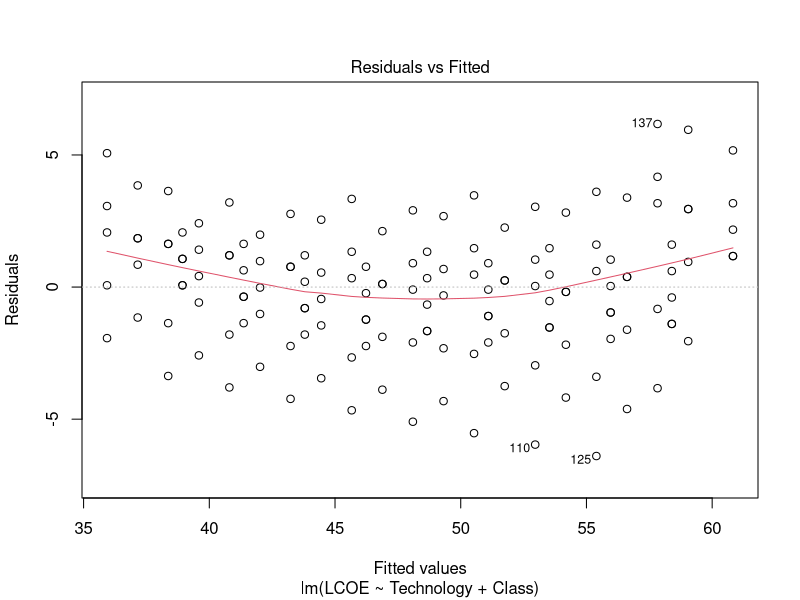
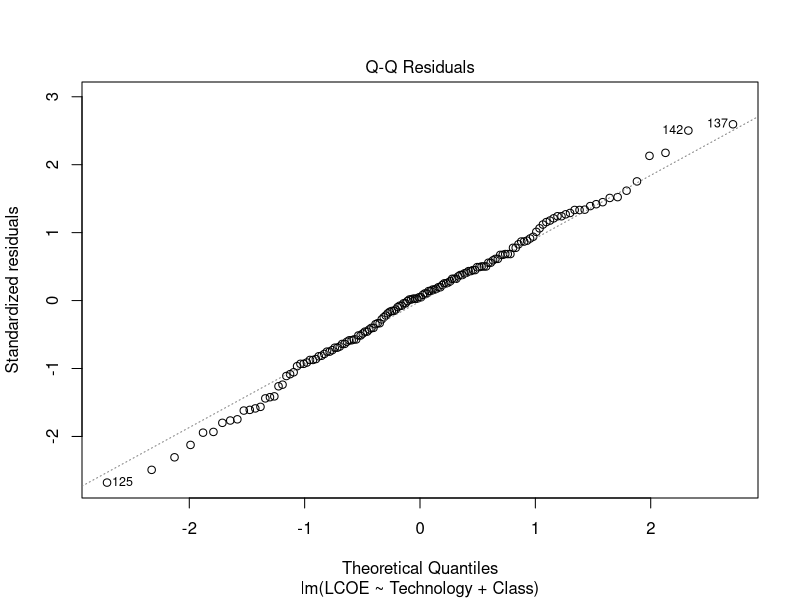
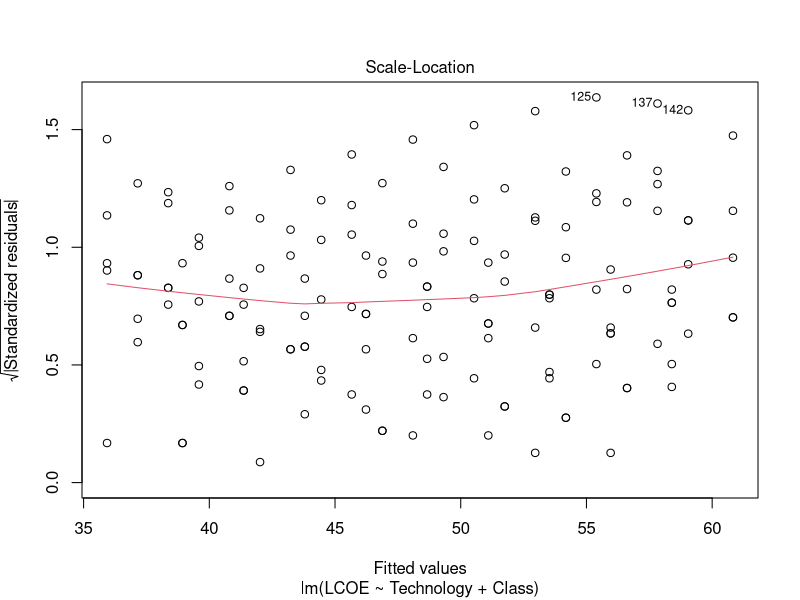
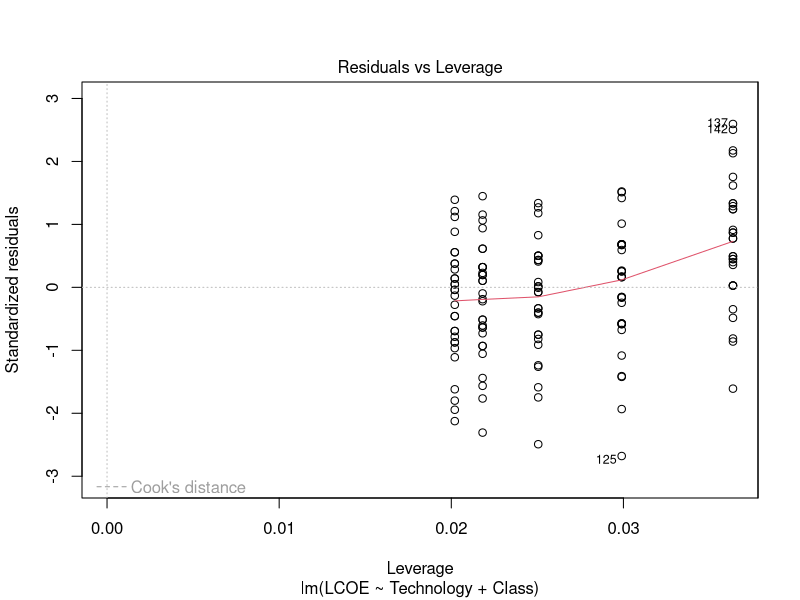

These charts were generated, in order, by the following R code: (Note: this script raises an error after producing the figures.)
## ---- chunk 1
#Load packages
library(tidyverse)
library(here)
library(dplyr)
library(readxl)
library(openxlsx)

#Load in data
Solar_ATB <- read.csv("Processed_Data/Solar_ATB_Long.csv")
## ---- chunk 2
view(Solar_ATB)
Solar_ATB <- Solar_ATB %>%
  select(-"X")

Model1.lm <- lm(LCOE ~
                Technology +
                Class,
                data = Solar_ATB)
summary(Model1.lm)
plot(Model1.lm)

AIC(Model1.lm)

view(Solar_ATB)

## ---- chunk 3
# Remove data point 28,29,30
Solar_ATB_Model1.2 <- Solar_ATB[-c(28,29,30),]
Model1.2.lm <- lm(LCOE ~
                Technology +
                Net_Cap_Factor,
             data = Solar_ATB_Model1.2)
summary(Model1.2.lm)
plot(Model1.2.lm)
AIC(Model1.2.lm)


# Remove data point 28,29,30
Solar_ATB_Model1.3 <- Solar_ATB[-c(28,29,30),]
Model1.3.lm <- lm(LCOE ~
                Technology +
                Class,
             data = Solar_ATB_Model1.2)
summary(Model1.3.lm)
plot(Model1.3.lm)
AIC(Model1.3.lm)
## ---- chunk 4
Model2.lm <- lm(LCOE ~
                Technology +
                Net_Capacity_Factor,
             data = Solar_ATB)
summary(Model2.lm)
plot(Model2.lm)
## ---- chunk 5
# Remove data point 1,29,30
Solar_ATB_Model2.2 <- Solar_ATB[-c(1,29,30),]
Model2.2.lm <- lm(LCOE ~
                Technology +
                Net_Cap_Factor,
             data = Solar_ATB_Model2.2)
summary(Model2.2.lm)
plot(Model2.2.lm)
AIC(Model2.2.lm)
## ---- chunk 6
# Model variable: Technology and generation
Model3.lm <- lm(LCOE ~
                Technology +
                log(Annual_Generation_MWh),
             data = Solar_ATB)
summary(Model3.lm)
plot(Model3.lm)
## ---- chunk 7
# Remove data point 1,29,30
Solar_ATB_Model3.2 <- Solar_ATB[-c(1,29,30),]
Model3.2.lm <- lm(LCOE ~
                Technology +
                log(Annual_Energy_Production),
             data = Solar_ATB_Model3.2)
summary(Model3.2.lm)
plot(Model3.2.lm)
AIC(Model3.2.lm)
